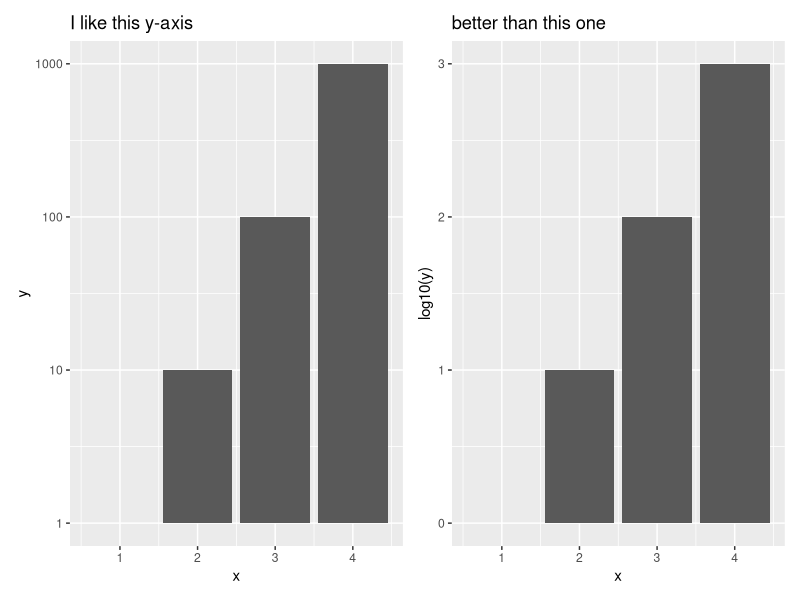
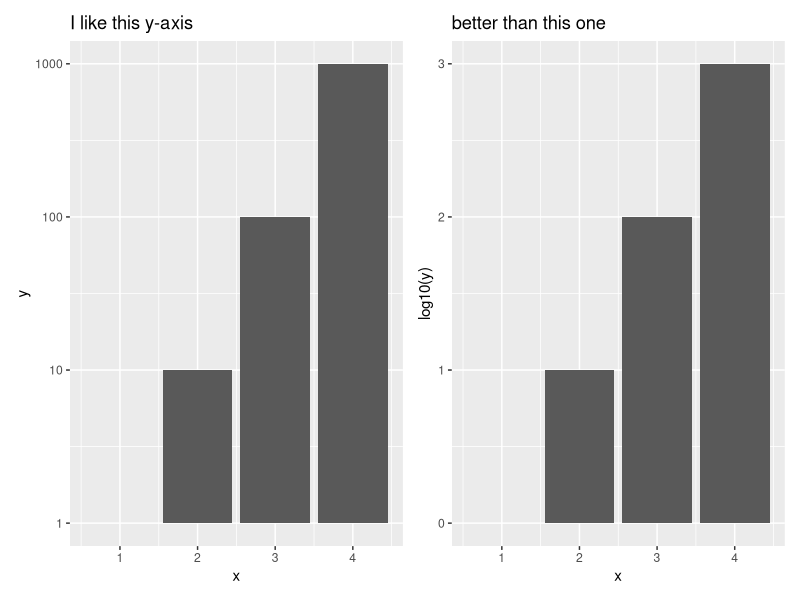

Generate these figures, in order, with R:
# April 15, 2024
# https://github.com/ivanek/Gviz/issues/91

library(tidyverse)
library(patchwork)

dat <- data.frame(x=c(1,2,3,4),
                  y=c(1,10,100,1000) )

p1 <- dat %>% 
    ggplot(aes(x=x, y=y)) +
    geom_col() +
    scale_y_log10() +
    labs(title="I like this y-axis")

p2 <- dat %>% 
    ggplot(aes(x=x, y=log10(y))) +
    geom_col()  +
    labs(title="better than this one")

p1 + p2


ggsave(filename="bug_testing/gviz_logScale_request.png", height=5,width=5)
